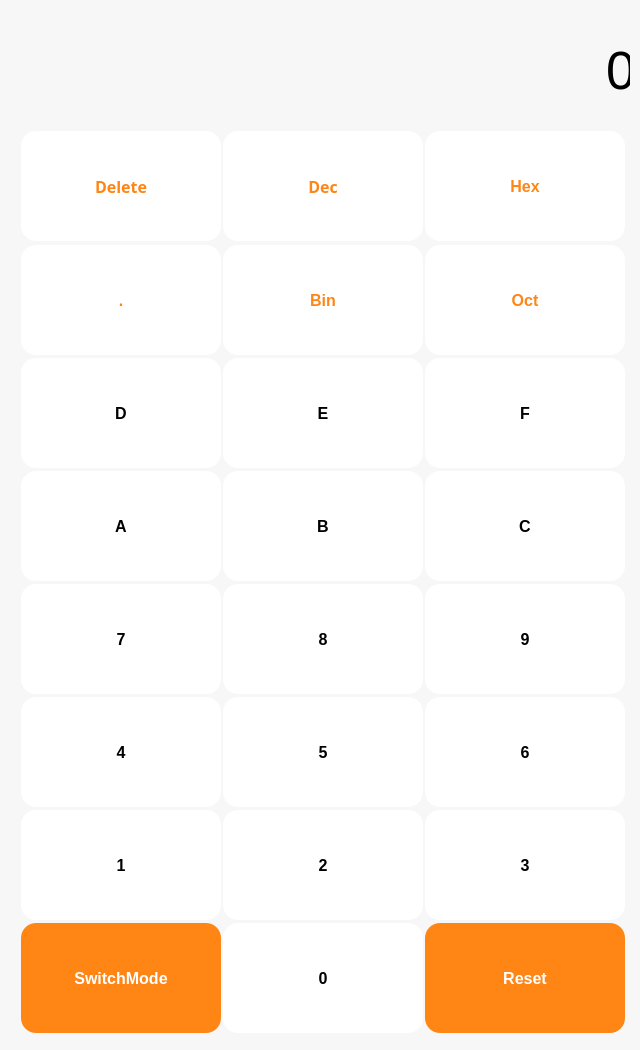
<?xml version="1.0" encoding="UTF-8"?>
<ui version="4.0">
 <class>Calculator_BaseNumClass</class>
 <widget class="QWidget" name="Calculator_BaseNumClass">
  <property name="geometry">
   <rect>
    <x>0</x>
    <y>0</y>
    <width>640</width>
    <height>1050</height>
   </rect>
  </property>
  <property name="minimumSize">
   <size>
    <width>640</width>
    <height>1050</height>
   </size>
  </property>
  <property name="maximumSize">
   <size>
    <width>640</width>
    <height>1050</height>
   </size>
  </property>
  <property name="windowTitle">
   <string>QtWidgetsApplication</string>
  </property>
  <property name="styleSheet">
   <string notr="true">*
{
border:none;
background-color:rgb(247,247,247)
}
QPushButton
{
  background-color:rgb(255, 255, 255)
}
QPushButton:hover
{
 border:1px solid rgb(193,193,193,193);
 background-color:rgb(221, 223, 221)
}
QLabel
{
  background-color:rgb(252, 252, 252)
}
QLineEdit
{
  background-color:rgb(252, 252, 252)
}

</string>
  </property>
  <widget class="QWidget" name="layoutWidget">
   <property name="geometry">
    <rect>
     <x>10</x>
     <y>10</y>
     <width>620</width>
     <height>102</height>
    </rect>
   </property>
   <layout class="QGridLayout" name="gridLayout_2">
    <item row="0" column="0">
     <widget class="QLabel" name="Label">
      <property name="minimumSize">
       <size>
        <width>100</width>
        <height>100</height>
       </size>
      </property>
      <property name="maximumSize">
       <size>
        <width>100</width>
        <height>100</height>
       </size>
      </property>
      <property name="font">
       <font>
        <family>Microsoft YaHei UI</family>
        <pointsize>20</pointsize>
        <weight>75</weight>
        <bold>true</bold>
       </font>
      </property>
      <property name="styleSheet">
       <string notr="true">background-color:rgb(247,247,247)</string>
      </property>
      <property name="text">
       <string/>
      </property>
     </widget>
    </item>
    <item row="0" column="1">
     <widget class="QLineEdit" name="lineEdit_src">
      <property name="minimumSize">
       <size>
        <width>512</width>
        <height>100</height>
       </size>
      </property>
      <property name="maximumSize">
       <size>
        <width>412</width>
        <height>100</height>
       </size>
      </property>
      <property name="font">
       <font>
        <family>Microsoft YaHei UI</family>
        <pointsize>40</pointsize>
       </font>
      </property>
      <property name="styleSheet">
       <string notr="true">background-color:rgb(247,247,247)</string>
      </property>
      <property name="text">
       <string>0</string>
      </property>
      <property name="alignment">
       <set>Qt::AlignRight|Qt::AlignTrailing|Qt::AlignVCenter</set>
      </property>
      <property name="readOnly">
       <bool>true</bool>
      </property>
     </widget>
    </item>
   </layout>
  </widget>
  <widget class="QWidget" name="layoutWidget">
   <property name="geometry">
    <rect>
     <x>10</x>
     <y>120</y>
     <width>621</width>
     <height>921</height>
    </rect>
   </property>
   <layout class="QGridLayout" name="gridLayout">
    <item row="0" column="0">
     <widget class="QPushButton" name="pushButton_30">
      <property name="minimumSize">
       <size>
        <width>200</width>
        <height>110</height>
       </size>
      </property>
      <property name="maximumSize">
       <size>
        <width>200</width>
        <height>110</height>
       </size>
      </property>
      <property name="font">
       <font>
        <family>微软雅黑</family>
        <pointsize>12</pointsize>
        <weight>75</weight>
        <bold>true</bold>
       </font>
      </property>
      <property name="styleSheet">
       <string notr="true">border-radius:15px ;color:rgb(255,133,21) </string>
      </property>
      <property name="text">
       <string>Delete</string>
      </property>
     </widget>
    </item>
    <item row="0" column="1">
     <widget class="QPushButton" name="pushButton_20">
      <property name="minimumSize">
       <size>
        <width>200</width>
        <height>110</height>
       </size>
      </property>
      <property name="maximumSize">
       <size>
        <width>200</width>
        <height>110</height>
       </size>
      </property>
      <property name="font">
       <font>
        <family>微软雅黑</family>
        <pointsize>12</pointsize>
        <weight>75</weight>
        <bold>true</bold>
       </font>
      </property>
      <property name="styleSheet">
       <string notr="true">border-radius:15px ;color:rgb(255,133,21) </string>
      </property>
      <property name="text">
       <string>Dec</string>
      </property>
     </widget>
    </item>
    <item row="0" column="2">
     <widget class="QPushButton" name="pushButton_19">
      <property name="minimumSize">
       <size>
        <width>200</width>
        <height>110</height>
       </size>
      </property>
      <property name="maximumSize">
       <size>
        <width>200</width>
        <height>110</height>
       </size>
      </property>
      <property name="font">
       <font>
        <family>Microsoft YaHei UI</family>
        <pointsize>12</pointsize>
        <weight>75</weight>
        <bold>true</bold>
       </font>
      </property>
      <property name="styleSheet">
       <string notr="true">border-radius:15px ;color:rgb(255,133,21) </string>
      </property>
      <property name="text">
       <string>Hex</string>
      </property>
     </widget>
    </item>
    <item row="1" column="0">
     <widget class="QPushButton" name="pushButton_21">
      <property name="minimumSize">
       <size>
        <width>200</width>
        <height>110</height>
       </size>
      </property>
      <property name="maximumSize">
       <size>
        <width>200</width>
        <height>110</height>
       </size>
      </property>
      <property name="font">
       <font>
        <family>Microsoft YaHei UI</family>
        <pointsize>12</pointsize>
        <weight>75</weight>
        <bold>true</bold>
       </font>
      </property>
      <property name="styleSheet">
       <string notr="true">border-radius:15px ;color:rgb(255,133,21) </string>
      </property>
      <property name="text">
       <string>.</string>
      </property>
     </widget>
    </item>
    <item row="1" column="1">
     <widget class="QPushButton" name="pushButton_18">
      <property name="minimumSize">
       <size>
        <width>200</width>
        <height>110</height>
       </size>
      </property>
      <property name="maximumSize">
       <size>
        <width>200</width>
        <height>110</height>
       </size>
      </property>
      <property name="font">
       <font>
        <family>Microsoft YaHei UI</family>
        <pointsize>12</pointsize>
        <weight>75</weight>
        <bold>true</bold>
       </font>
      </property>
      <property name="styleSheet">
       <string notr="true">border-radius:15px ;color:rgb(255,133,21) </string>
      </property>
      <property name="text">
       <string>Bin</string>
      </property>
     </widget>
    </item>
    <item row="1" column="2">
     <widget class="QPushButton" name="pushButton_23">
      <property name="minimumSize">
       <size>
        <width>200</width>
        <height>110</height>
       </size>
      </property>
      <property name="maximumSize">
       <size>
        <width>200</width>
        <height>110</height>
       </size>
      </property>
      <property name="font">
       <font>
        <family>Microsoft YaHei UI</family>
        <pointsize>12</pointsize>
        <weight>75</weight>
        <bold>true</bold>
       </font>
      </property>
      <property name="styleSheet">
       <string notr="true">border-radius:15px ;color:rgb(255,133,21) </string>
      </property>
      <property name="text">
       <string>Oct</string>
      </property>
     </widget>
    </item>
    <item row="2" column="0">
     <widget class="QPushButton" name="pushButton_27">
      <property name="minimumSize">
       <size>
        <width>200</width>
        <height>110</height>
       </size>
      </property>
      <property name="maximumSize">
       <size>
        <width>200</width>
        <height>110</height>
       </size>
      </property>
      <property name="font">
       <font>
        <family>Microsoft YaHei UI</family>
        <pointsize>12</pointsize>
        <weight>75</weight>
        <bold>true</bold>
       </font>
      </property>
      <property name="styleSheet">
       <string notr="true">border-radius:15px</string>
      </property>
      <property name="text">
       <string>D</string>
      </property>
     </widget>
    </item>
    <item row="2" column="1">
     <widget class="QPushButton" name="pushButton_28">
      <property name="minimumSize">
       <size>
        <width>200</width>
        <height>110</height>
       </size>
      </property>
      <property name="maximumSize">
       <size>
        <width>200</width>
        <height>110</height>
       </size>
      </property>
      <property name="font">
       <font>
        <family>Microsoft YaHei UI</family>
        <pointsize>12</pointsize>
        <weight>75</weight>
        <bold>true</bold>
       </font>
      </property>
      <property name="styleSheet">
       <string notr="true">border-radius:15px</string>
      </property>
      <property name="text">
       <string>E</string>
      </property>
     </widget>
    </item>
    <item row="2" column="2">
     <widget class="QPushButton" name="pushButton_29">
      <property name="minimumSize">
       <size>
        <width>200</width>
        <height>110</height>
       </size>
      </property>
      <property name="maximumSize">
       <size>
        <width>200</width>
        <height>110</height>
       </size>
      </property>
      <property name="font">
       <font>
        <family>Microsoft YaHei UI</family>
        <pointsize>12</pointsize>
        <weight>75</weight>
        <bold>true</bold>
       </font>
      </property>
      <property name="styleSheet">
       <string notr="true">border-radius:15px</string>
      </property>
      <property name="text">
       <string>F</string>
      </property>
     </widget>
    </item>
    <item row="3" column="0">
     <widget class="QPushButton" name="pushButton_24">
      <property name="minimumSize">
       <size>
        <width>200</width>
        <height>110</height>
       </size>
      </property>
      <property name="maximumSize">
       <size>
        <width>200</width>
        <height>110</height>
       </size>
      </property>
      <property name="font">
       <font>
        <family>Microsoft YaHei UI</family>
        <pointsize>12</pointsize>
        <weight>75</weight>
        <bold>true</bold>
       </font>
      </property>
      <property name="styleSheet">
       <string notr="true">border-radius:15px</string>
      </property>
      <property name="text">
       <string>A</string>
      </property>
     </widget>
    </item>
    <item row="3" column="1">
     <widget class="QPushButton" name="pushButton_25">
      <property name="minimumSize">
       <size>
        <width>200</width>
        <height>110</height>
       </size>
      </property>
      <property name="maximumSize">
       <size>
        <width>200</width>
        <height>110</height>
       </size>
      </property>
      <property name="font">
       <font>
        <family>Microsoft YaHei UI</family>
        <pointsize>12</pointsize>
        <weight>75</weight>
        <bold>true</bold>
       </font>
      </property>
      <property name="styleSheet">
       <string notr="true">border-radius:15px</string>
      </property>
      <property name="text">
       <string>B</string>
      </property>
     </widget>
    </item>
    <item row="3" column="2">
     <widget class="QPushButton" name="pushButton_26">
      <property name="minimumSize">
       <size>
        <width>200</width>
        <height>110</height>
       </size>
      </property>
      <property name="maximumSize">
       <size>
        <width>200</width>
        <height>110</height>
       </size>
      </property>
      <property name="font">
       <font>
        <family>Microsoft YaHei UI</family>
        <pointsize>12</pointsize>
        <weight>75</weight>
        <bold>true</bold>
       </font>
      </property>
      <property name="styleSheet">
       <string notr="true">border-radius:15px</string>
      </property>
      <property name="text">
       <string>C</string>
      </property>
     </widget>
    </item>
    <item row="4" column="0">
     <widget class="QPushButton" name="pushButton_7">
      <property name="minimumSize">
       <size>
        <width>200</width>
        <height>110</height>
       </size>
      </property>
      <property name="maximumSize">
       <size>
        <width>200</width>
        <height>110</height>
       </size>
      </property>
      <property name="font">
       <font>
        <family>Microsoft YaHei UI</family>
        <pointsize>12</pointsize>
        <weight>75</weight>
        <bold>true</bold>
       </font>
      </property>
      <property name="styleSheet">
       <string notr="true">border-radius:15px</string>
      </property>
      <property name="text">
       <string>7</string>
      </property>
     </widget>
    </item>
    <item row="4" column="1">
     <widget class="QPushButton" name="pushButton_8">
      <property name="minimumSize">
       <size>
        <width>200</width>
        <height>110</height>
       </size>
      </property>
      <property name="maximumSize">
       <size>
        <width>200</width>
        <height>110</height>
       </size>
      </property>
      <property name="font">
       <font>
        <family>Microsoft YaHei UI</family>
        <pointsize>12</pointsize>
        <weight>75</weight>
        <bold>true</bold>
       </font>
      </property>
      <property name="styleSheet">
       <string notr="true">border-radius:15px</string>
      </property>
      <property name="text">
       <string>8</string>
      </property>
     </widget>
    </item>
    <item row="4" column="2">
     <widget class="QPushButton" name="pushButton_9">
      <property name="minimumSize">
       <size>
        <width>200</width>
        <height>110</height>
       </size>
      </property>
      <property name="maximumSize">
       <size>
        <width>200</width>
        <height>110</height>
       </size>
      </property>
      <property name="font">
       <font>
        <family>Microsoft YaHei UI</family>
        <pointsize>12</pointsize>
        <weight>75</weight>
        <bold>true</bold>
       </font>
      </property>
      <property name="styleSheet">
       <string notr="true">border-radius:15px</string>
      </property>
      <property name="text">
       <string>9</string>
      </property>
     </widget>
    </item>
    <item row="5" column="0">
     <widget class="QPushButton" name="pushButton_10">
      <property name="minimumSize">
       <size>
        <width>200</width>
        <height>110</height>
       </size>
      </property>
      <property name="maximumSize">
       <size>
        <width>200</width>
        <height>110</height>
       </size>
      </property>
      <property name="font">
       <font>
        <family>Microsoft YaHei UI</family>
        <pointsize>12</pointsize>
        <weight>75</weight>
        <bold>true</bold>
       </font>
      </property>
      <property name="styleSheet">
       <string notr="true">border-radius:15px</string>
      </property>
      <property name="text">
       <string>4</string>
      </property>
     </widget>
    </item>
    <item row="5" column="1">
     <widget class="QPushButton" name="pushButton_11">
      <property name="minimumSize">
       <size>
        <width>200</width>
        <height>110</height>
       </size>
      </property>
      <property name="maximumSize">
       <size>
        <width>200</width>
        <height>110</height>
       </size>
      </property>
      <property name="font">
       <font>
        <family>Microsoft YaHei UI</family>
        <pointsize>12</pointsize>
        <weight>75</weight>
        <bold>true</bold>
       </font>
      </property>
      <property name="styleSheet">
       <string notr="true">border-radius:15px</string>
      </property>
      <property name="text">
       <string>5</string>
      </property>
     </widget>
    </item>
    <item row="5" column="2">
     <widget class="QPushButton" name="pushButton_12">
      <property name="minimumSize">
       <size>
        <width>200</width>
        <height>110</height>
       </size>
      </property>
      <property name="maximumSize">
       <size>
        <width>200</width>
        <height>110</height>
       </size>
      </property>
      <property name="font">
       <font>
        <family>Microsoft YaHei UI</family>
        <pointsize>12</pointsize>
        <weight>75</weight>
        <bold>true</bold>
       </font>
      </property>
      <property name="styleSheet">
       <string notr="true">border-radius:15px</string>
      </property>
      <property name="text">
       <string>6</string>
      </property>
     </widget>
    </item>
    <item row="6" column="0">
     <widget class="QPushButton" name="pushButton_13">
      <property name="minimumSize">
       <size>
        <width>200</width>
        <height>110</height>
       </size>
      </property>
      <property name="maximumSize">
       <size>
        <width>200</width>
        <height>110</height>
       </size>
      </property>
      <property name="font">
       <font>
        <family>Microsoft YaHei UI</family>
        <pointsize>12</pointsize>
        <weight>75</weight>
        <bold>true</bold>
       </font>
      </property>
      <property name="styleSheet">
       <string notr="true">border-radius:15px</string>
      </property>
      <property name="text">
       <string>1</string>
      </property>
     </widget>
    </item>
    <item row="6" column="1">
     <widget class="QPushButton" name="pushButton_14">
      <property name="minimumSize">
       <size>
        <width>200</width>
        <height>110</height>
       </size>
      </property>
      <property name="maximumSize">
       <size>
        <width>200</width>
        <height>110</height>
       </size>
      </property>
      <property name="font">
       <font>
        <family>Microsoft YaHei UI</family>
        <pointsize>12</pointsize>
        <weight>75</weight>
        <bold>true</bold>
       </font>
      </property>
      <property name="styleSheet">
       <string notr="true">border-radius:15px</string>
      </property>
      <property name="text">
       <string>2</string>
      </property>
     </widget>
    </item>
    <item row="6" column="2">
     <widget class="QPushButton" name="pushButton_15">
      <property name="minimumSize">
       <size>
        <width>200</width>
        <height>110</height>
       </size>
      </property>
      <property name="maximumSize">
       <size>
        <width>200</width>
        <height>110</height>
       </size>
      </property>
      <property name="font">
       <font>
        <family>Microsoft YaHei UI</family>
        <pointsize>12</pointsize>
        <weight>75</weight>
        <bold>true</bold>
       </font>
      </property>
      <property name="styleSheet">
       <string notr="true">border-radius:15px</string>
      </property>
      <property name="text">
       <string>3</string>
      </property>
     </widget>
    </item>
    <item row="7" column="0">
     <widget class="QPushButton" name="pushButton_16">
      <property name="minimumSize">
       <size>
        <width>200</width>
        <height>110</height>
       </size>
      </property>
      <property name="maximumSize">
       <size>
        <width>200</width>
        <height>110</height>
       </size>
      </property>
      <property name="font">
       <font>
        <family>Microsoft YaHei UI</family>
        <pointsize>12</pointsize>
        <weight>75</weight>
        <bold>true</bold>
       </font>
      </property>
      <property name="styleSheet">
       <string notr="true">border-radius:15px;background-color:rgb(255,133,21);color:rgb(255,255,255)</string>
      </property>
      <property name="text">
       <string>SwitchMode</string>
      </property>
     </widget>
    </item>
    <item row="7" column="1">
     <widget class="QPushButton" name="pushButton_22">
      <property name="minimumSize">
       <size>
        <width>200</width>
        <height>110</height>
       </size>
      </property>
      <property name="maximumSize">
       <size>
        <width>200</width>
        <height>110</height>
       </size>
      </property>
      <property name="font">
       <font>
        <family>Microsoft YaHei UI</family>
        <pointsize>12</pointsize>
        <weight>75</weight>
        <bold>true</bold>
       </font>
      </property>
      <property name="styleSheet">
       <string notr="true">border-radius:15px</string>
      </property>
      <property name="text">
       <string>0</string>
      </property>
     </widget>
    </item>
    <item row="7" column="2">
     <widget class="QPushButton" name="pushButton_17">
      <property name="minimumSize">
       <size>
        <width>200</width>
        <height>110</height>
       </size>
      </property>
      <property name="maximumSize">
       <size>
        <width>200</width>
        <height>110</height>
       </size>
      </property>
      <property name="font">
       <font>
        <family>Microsoft YaHei UI</family>
        <pointsize>12</pointsize>
        <weight>75</weight>
        <bold>true</bold>
       </font>
      </property>
      <property name="styleSheet">
       <string notr="true">border-radius:15px;background-color:rgb(255,133,21);color:rgb(255,255,255)</string>
      </property>
      <property name="text">
       <string>Reset</string>
      </property>
     </widget>
    </item>
   </layout>
  </widget>
 </widget>
 <layoutdefault spacing="6" margin="11"/>
 <resources>
  <include location="BaseNum.qrc"/>
 </resources>
 <connections/>
</ui>
